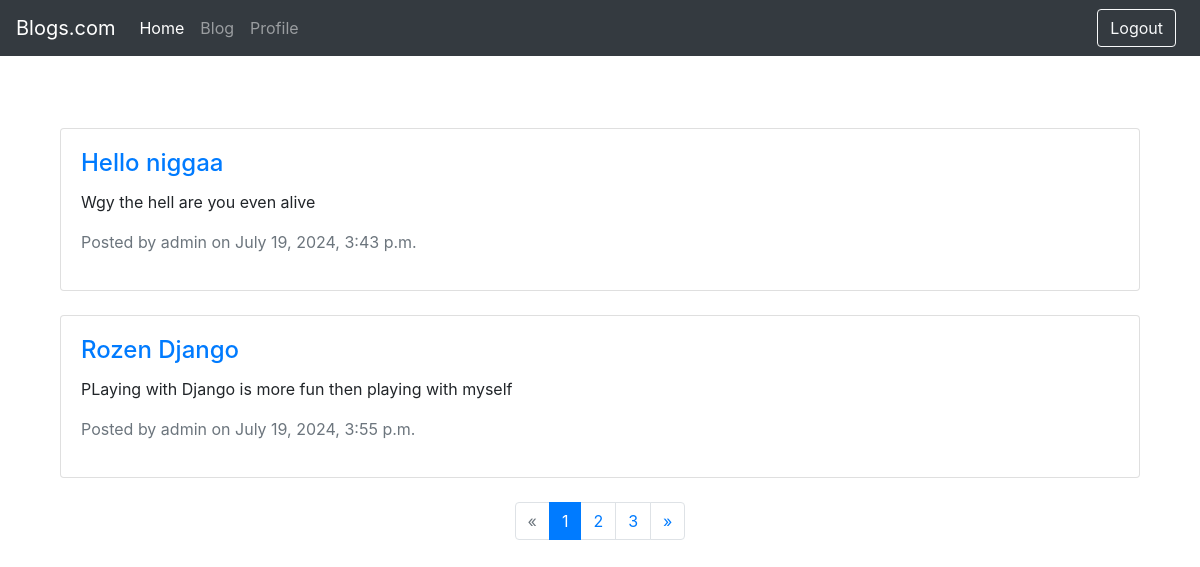
Page /post/ (signed in) on the committed database.
### blog/models.py (models this page shows, shortened)
class post(models.Model):
    title = models.CharField(max_length=200)
    content = models.TextField()
    created_at = models.DateTimeField()
    author = models.ForeignKey(User, on_delete=models.CASCADE)

### blog/views.py (the view)
# urls.py: path('post/',page,name='post'),
@login_required(login_url='/login/')
def page(request):
    posts = post.objects.all()
    paginator = Paginator(posts, 2)  # Show 2 posts per page.
    page_number = request.GET.get('page')
    page_obj = paginator.get_page(page_number)
    context = {
        'page_obj': page_obj
    }
    return render(request, 'posts.html', context)

### blog/Templates/posts.html (shortened to what this page needs)
{% extends 'base.html' %}
{% block content %}
<div class="container mt-5">
    <div class="row">
        {% for post in page_obj %}
            <div class="col-md-12 mb-4">
                <div class="card">
                    <div class="card-body">
                        <h4 class="card-title">
                            <a href="">{{ post.title }}</a>
                        </h4>
                        <p class="card-text">{{ post.content|truncatewords:30 }}</p>
                        <p class="text-muted">Posted by {{ post.author.username }} on {{ post.created_at }}</p>
                    </div>
                </div>
            </div>
        {% endfor %}
    </div>
    <div class="row">
        <div class="col-md-12">
            <nav aria-label="Page navigation example">
                <ul class="pagination justify-content-center">
                    {% if page_obj.has_previous %}
                        <li class="page-item">
                            <a class="page-link" href="?page={{ page_obj.previous_page_number }}" aria-label="Previous">
                                <span aria-hidden="true">&laquo;</span>
                            </a>
                        </li>
                    {% else %}
                        <li class="page-item disabled">
                            <span class="page-link" aria-hidden="true">&laquo;</span>
                        </li>
                    {% endif %}
                    {% for num in page_obj.paginator.page_range %}
                        {% if page_obj.number == num %}
                            <li class="page-item active">
                                <span class="page-link">{{ num }}<span class="sr-only">(current)</span></span>
                            </li>
                        {% elif num > page_obj.number|add:'-3' and num < page_obj.number|add:'3' %}
                            <li class="page-item">
                                <a class="page-link" href="?page={{ num }}">{{ num }}</a>
                            </li>
                        {% endif %}
                    {% endfor %}
                    {% if page_obj.has_next %}
                        <li class="page-item">
                            <a class="page-link" href="?page={{ page_obj.next_page_number }}" aria-label="Next">
                                <span aria-hidden="true">&raquo;</span>
                            </a>
                        </li>
                    {% else %}
                        <li class="page-item disabled">
                            <span class="page-link" aria-hidden="true">&raquo;</span>
                        </li>
                    {% endif %}
                </ul>
            </nav>
        </div>
    </div>
</div>
{% endblock %}

### blog/Templates/base.html (style rules this page uses)
body { padding-top: 5rem; }

### rows in the picture
post: title "Hello niggaa", content "Wgy the hell are you even alive", author.username "admin", created_at "July 19, 2024, 3:43 p.m."
post: title "Rozen Django", content "PLaying with Django is more fun then playing with myself", author.username "admin", created_at "July 19, 2024, 3:55 p.m."

### other values in the picture
{{ num }} "1"
{{ num }} "2" "3"
